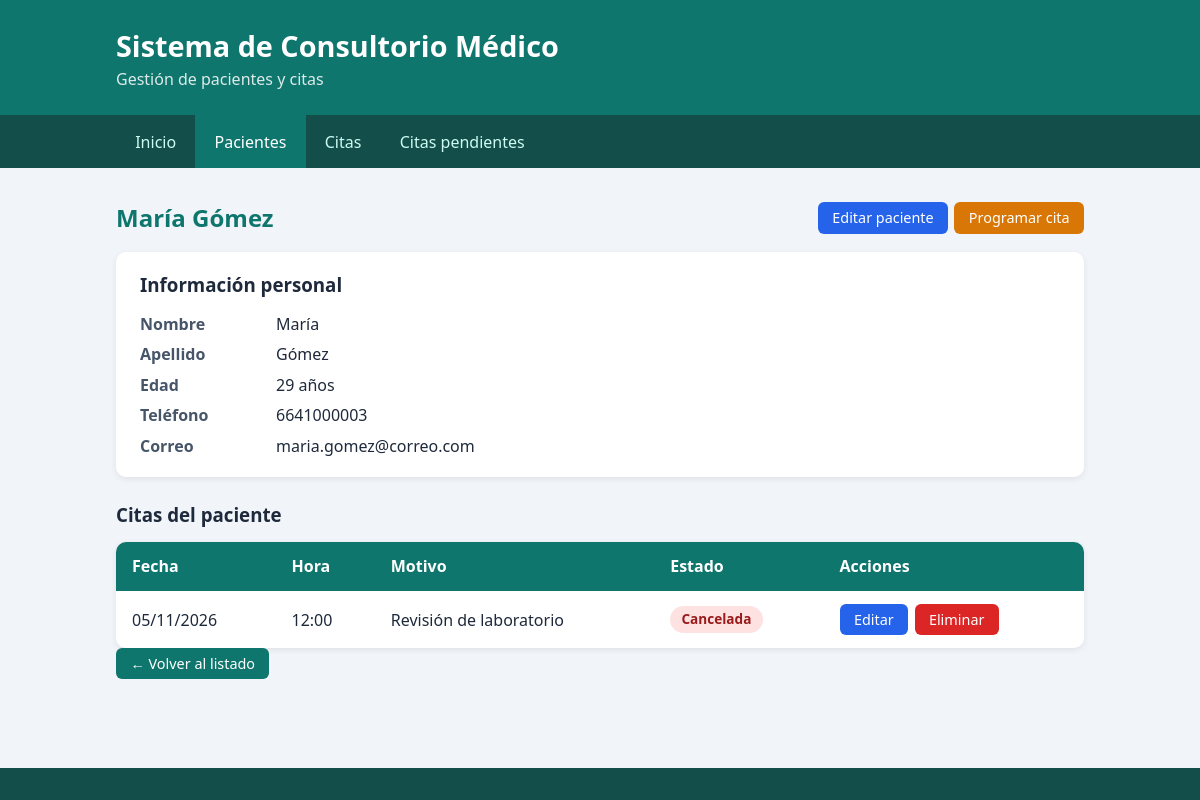
/pacientes/3/, run on the app's committed database.
### citas/models.py (models this page shows, shortened)
class Paciente(models.Model):
    nombre = models.CharField(max_length=100)
    apellido = models.CharField(max_length=100)
    edad = models.IntegerField()
    telefono = models.CharField(max_length=20)
    correo = models.EmailField()
    class Meta:
        ordering = ["apellido", "nombre"]
    def __str__(self):
        return f"{self.nombre} {self.apellido}"

class Cita(models.Model):
    PENDIENTE = "Pendiente"
    CONFIRMADA = "Confirmada"
    CANCELADA = "Cancelada"
    ESTADOS = [
        (PENDIENTE, "Pendiente"),
        (CONFIRMADA, "Confirmada"),
        (CANCELADA, "Cancelada"),
    ]
    paciente = models.ForeignKey(
        Paciente, on_delete=models.CASCADE, related_name="citas"
    )
    fecha = models.DateField()
    hora = models.TimeField()
    motivo = models.CharField(max_length=200)
    estado = models.CharField(max_length=10, choices=ESTADOS, default=PENDIENTE)
    class Meta:
        ordering = ["fecha", "hora"]

### citas/views.py (the view)
# urls.py: path("pacientes/<int:id>/", views.detalle_paciente, name="detalle_paciente"),
def detalle_paciente(request, id):
    paciente = get_object_or_404(Paciente, id=id)
    citas = paciente.citas.all()
    return render(
        request,
        "citas/paciente_detalle.html",
        {"paciente": paciente, "citas": citas},
    )

### citas/templates/citas/paciente_detalle.html (shortened to what this page needs)
{% extends "citas/base.html" %}
{% block contenido %}
<div class="barra-titulo">
    <h2>{{ paciente.nombre }} {{ paciente.apellido }}</h2>
    <div class="acciones">
        <a class="boton boton-secundario" href="{% url 'paciente_editar' paciente.id %}">Editar paciente</a>
        <a class="boton boton-aviso" href="{% url 'cita_nueva' %}?paciente={{ paciente.id }}">Programar cita</a>
    </div>
</div>
<section class="ficha">
    <h3>Información personal</h3>
    <dl>
        <dt>Nombre</dt><dd>{{ paciente.nombre }}</dd>
        <dt>Apellido</dt><dd>{{ paciente.apellido }}</dd>
        <dt>Edad</dt><dd>{{ paciente.edad }} años</dd>
        <dt>Teléfono</dt><dd>{{ paciente.telefono }}</dd>
        <dt>Correo</dt><dd>{{ paciente.correo }}</dd>
    </dl>
</section>
<h3>Citas del paciente</h3>
{% if citas %}
<div class="tabla-contenedor">
    <table>
        <thead>
            <tr>
                <th>Fecha</th>
                <th>Hora</th>
                <th>Motivo</th>
                <th>Estado</th>
                <th>Acciones</th>
            </tr>
        </thead>
        <tbody>
            {% for c in citas %}
            <tr>
                <td>{{ c.fecha|date:"d/m/Y" }}</td>
                <td>{{ c.hora|time:"H:i" }}</td>
                <td>{{ c.motivo }}</td>
                <td><span class="etiqueta {{ c.estado|lower }}">{{ c.estado }}</span></td>
                <td>{% include "citas/_acciones_cita.html" with next_url=request.path %}</td>
            </tr>
            {% endfor %}
        </tbody>
    </table>
</div>
{% else %}
<p class="vacio">Este paciente no tiene citas registradas.</p>
{% endif %}
<p><a class="boton" href="{% url 'lista_pacientes' %}">← Volver al listado</a></p>
{% endblock %}

### citas/templates/citas/_acciones_cita.html (shortened to what this page needs)
<div class="acciones">
    <a class="boton boton-secundario" href="{% url 'cita_editar' c.id %}">Editar</a>
    <form method="post" action="{% url 'cita_eliminar' c.id %}" onsubmit="return confirm('¿Eliminar definitivamente esta cita? Esta acción no se puede deshacer.');">
        <button type="submit" class="boton boton-peligro">Eliminar</button>
    </form>
</div>

### citas/static/citas/css/estilos.css (style rules this page uses)
* { box-sizing: border-box; margin: 0; padding: 0; }
body { font-family: "Segoe UI", Arial, sans-serif; background: #f1f5f9; color: #1e293b; line-height: 1.5; min-height: 100vh; display: flex; flex-direction: column; }
.contenido h2 { margin-bottom: 1rem; color: #0f766e; }
.contenido h3 { margin: 1.5rem 0 0.8rem; }
.contenido a { color: #0f766e; }
.tabla-contenedor { overflow-x: auto; background: #fff; border-radius: 10px; box-shadow: 0 2px 6px rgba(0,0,0,0.08); }
table { width: 100%; border-collapse: collapse; }
th, td { padding: 0.8rem 1rem; text-align: left; white-space: nowrap; }
th { background: #0f766e; color: #fff; }
.ficha { background: #fff; padding: 1.2rem 1.5rem; border-radius: 10px; box-shadow: 0 2px 6px rgba(0,0,0,0.08); }
.ficha h3 { margin-top: 0; }
.ficha dl { display: grid; grid-template-columns: 120px 1fr; gap: 0.4rem 1rem; }
.ficha dt { font-weight: bold; color: #475569; }
.etiqueta { display: inline-block; padding: 0.2rem 0.7rem; border-radius: 999px; font-size: 0.85rem; font-weight: 600; }
.etiqueta.cancelada { background: #fee2e2; color: #991b1b; }
.boton { display: inline-block; background: #0f766e; color: #fff !important; padding: 0.3rem 0.9rem; border-radius: 6px; text-decoration: none; font-size: 0.9rem; }
p .boton { margin-top: 1rem; }
.barra-titulo { display: flex; flex-wrap: wrap; align-items: center; justify-content: space-between; gap: 0.8rem; margin-bottom: 1rem; }
.barra-titulo h2 { margin-bottom: 0; }
button.boton { border: 0; cursor: pointer; font-family: inherit; line-height: inherit; }
.boton-secundario { background: #2563eb; }
.boton-aviso { background: #d97706; }
.boton-peligro { background: #dc2626; }
p .boton, .acciones .boton { margin-top: 0; }
.acciones { display: flex; flex-wrap: wrap; gap: 0.4rem; align-items: center; }
.acciones form { display: inline; margin: 0; }

### data on the page
Paciente: nombre "María", apellido "Gómez", edad "29", telefono "6641000003", correo "maria.gomez@correo.com"
Cita: fecha "05/11/2026", hora "12:00", motivo "Revisión de laboratorio", estado "Cancelada"
